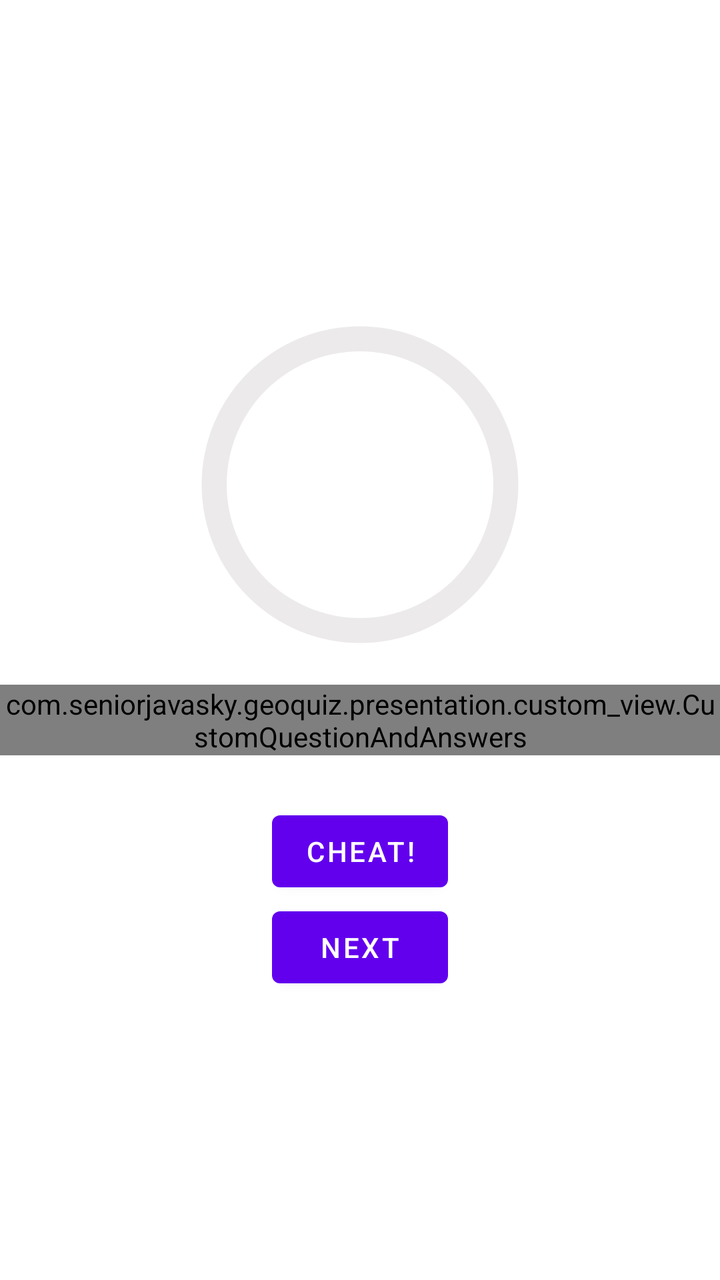
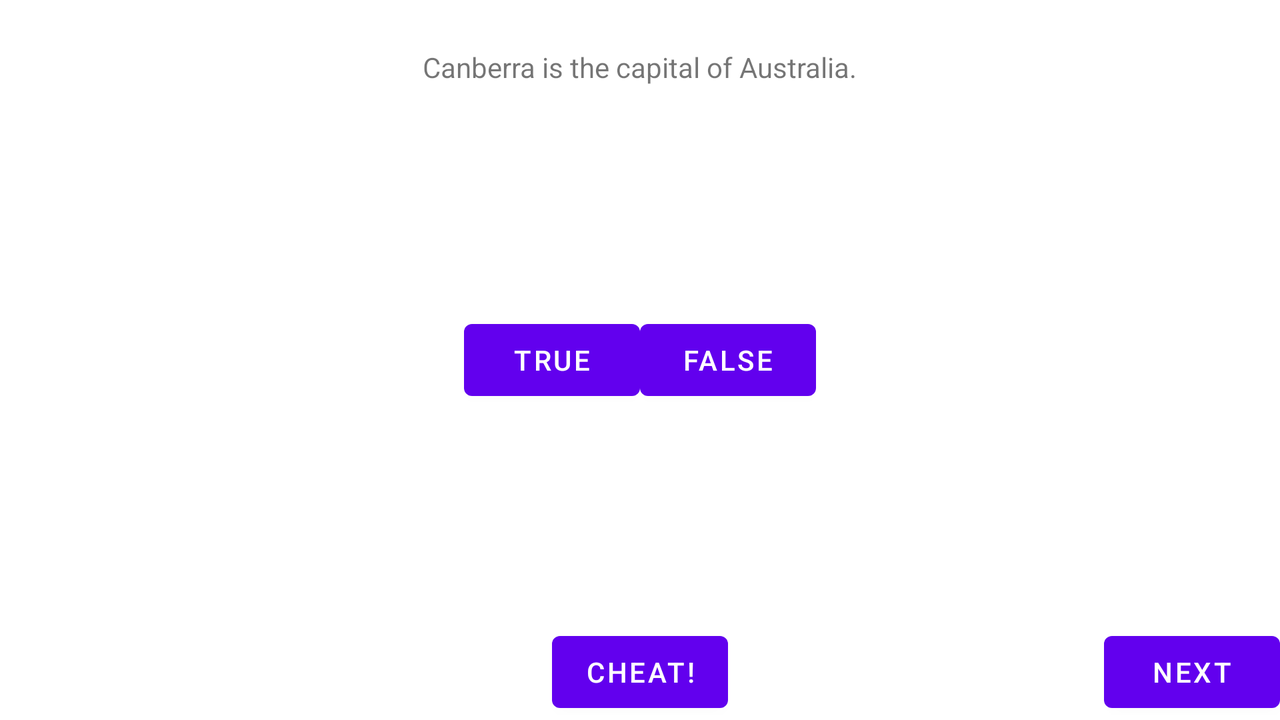

Two renders of one Android screen. The first uses the default layout on a phone; the second uses the alternative layout the repository ships for a different screen configuration, on a matching device. The two XML files are below.
<!-- AndroidManifest.xml: application theme Theme.GeoQuiz -->
<!-- res/layout/activity_main.xml -->
<?xml version="1.0" encoding="utf-8"?>
<LinearLayout
    xmlns:android="http://schemas.android.com/apk/res/android"
    xmlns:app="http://schemas.android.com/apk/res-auto"
    xmlns:tools="http://schemas.android.com/tools"
    android:layout_width="match_parent"
    android:layout_height="match_parent"
    tools:context=".presentation.MainActivity"
    android:gravity="center"
    android:animateLayoutChanges="true"
    android:orientation="vertical">

    <ProgressBar
        android:id="@+id/progressBar"
        android:indeterminateOnly="false"
        android:max="6"
        android:rotation="-90"
        android:progressDrawable="@drawable/circle_progress"
        android:layout_width="200dp"
        android:layout_height="200dp" />

    <com.seniorjavasky.geoquiz.presentation.custom_view.CustomQuestionAndAnswers
        android:id="@+id/custom_questions_and_answers"
        android:layout_width="wrap_content"
        android:layout_height="wrap_content"/>

    <Button
        android:id="@+id/cheat_button"
        android:layout_width="wrap_content"
        android:layout_height="wrap_content"
        android:layout_marginTop="24dp"
        android:text="@string/cheat_button"/>


    <Button
        android:id="@+id/next_button"
        android:layout_width="wrap_content"
        android:layout_height="wrap_content"
        android:text="@string/next_button"
        android:drawableEnd="@drawable/arrow_right"
        android:padding="4dp"
        />



</LinearLayout>
<!-- resources referenced by this layout -->
<resources>
  <!-- drawable circle_progress (drawable) -->
  <?xml version="1.0" encoding="utf-8"?>
  <layer-list
      xmlns:android="http://schemas.android.com/apk/res/android">
      <item>
          <shape
              android:shape="ring"
              android:thicknessRatio="16"
              android:useLevel="false">
              <solid android:color="@color/grey"/>
          </shape>
      </item>
  
      <item>
          <shape
              android:shape="ring"
              android:thicknessRatio="16">
              <solid android:color="@color/teal_700"/>
          </shape>
      </item>
  </layer-list>
  <string name="cheat_button">Cheat!</string>
  <string name="next_button">Next</string>
  <style name="Theme.GeoQuiz" parent="Theme.MaterialComponents.DayNight.DarkActionBar">
          
          <item name="colorPrimary">@color/purple_500</item>
          <item name="colorPrimaryVariant">@color/purple_700</item>
          <item name="colorOnPrimary">@color/white</item>
          
          <item name="colorSecondary">@color/teal_200</item>
          <item name="colorSecondaryVariant">@color/teal_700</item>
          <item name="colorOnSecondary">@color/black</item>
          
          <item name="android:statusBarColor" tools:targetApi="l">?attr/colorPrimaryVariant</item>
          
  
  
  
      </style>
  <color name="grey">#ECEAEA</color>
  <color name="teal_700">#FF018786</color>
  <color name="purple_500">#FF6200EE</color>
  <color name="purple_700">#FF3700B3</color>
  <color name="white">#FFFFFFFF</color>
  <color name="teal_200">#FF03DAC5</color>
  <color name="black">#FF000000</color>
</resources>
<!-- res/layout-land/activity_main.xml (the repository's variant of the layout above) -->
<!-- drawn on the phone turned sideways -->
<?xml version="1.0" encoding="utf-8"?>
<FrameLayout
    xmlns:android="http://schemas.android.com/apk/res/android"
    xmlns:tools="http://schemas.android.com/tools"
    android:layout_width="match_parent"
    android:layout_height="match_parent">

    <TextView
        android:id="@+id/question_text_view"
        android:layout_width="wrap_content"
        android:layout_height="wrap_content"
        android:layout_gravity="center_horizontal"
        android:padding="24dp"
        tools:text="@string/question_australia" />

    <LinearLayout
        android:layout_width="wrap_content"
        android:layout_height="wrap_content"
        android:layout_gravity="center_vertical|center_horizontal">

        <Button
            android:id="@+id/true_button"
            android:layout_width="wrap_content"
            android:layout_height="wrap_content"
            android:text="@string/true_button" />

        <Button
            android:id="@+id/false_button"
            android:layout_width="wrap_content"
            android:layout_height="wrap_content"
            android:text="@string/false_button" />
    </LinearLayout>
    <Button
        android:id="@+id/cheat_button"
        android:layout_width="wrap_content"
        android:layout_height="wrap_content"
        android:layout_gravity="bottom|center_horizontal"
        android:text="@string/cheat_button"/>
    <Button
        android:id="@+id/next_button"
        android:layout_width="wrap_content"
        android:layout_height="wrap_content"
        android:layout_gravity="bottom|right"
        android:text="@string/next_button"
        android:drawableEnd="@drawable/arrow_right"
        android:padding="4dp"
        />
</FrameLayout>
<!-- resources referenced by the variant -->
<!-- as the phone turned sideways resolves them -->
<resources>
  <string name="cheat_button">Cheat!</string>
  <string name="false_button">False</string>
  <string name="next_button">Next</string>
  <string name="question_australia">Canberra is the capital of Australia.</string>
  <string name="true_button">True</string>
  <style name="Theme.GeoQuiz" parent="Theme.MaterialComponents.DayNight.DarkActionBar">
          
          <item name="colorPrimary">@color/purple_500</item>
          <item name="colorPrimaryVariant">@color/purple_700</item>
          <item name="colorOnPrimary">@color/white</item>
          
          <item name="colorSecondary">@color/teal_200</item>
          <item name="colorSecondaryVariant">@color/teal_700</item>
          <item name="colorOnSecondary">@color/black</item>
          
          <item name="android:statusBarColor" tools:targetApi="l">?attr/colorPrimaryVariant</item>
          
  
  
  
      </style>
  <color name="purple_500">#FF6200EE</color>
  <color name="purple_700">#FF3700B3</color>
  <color name="white">#FFFFFFFF</color>
  <color name="teal_200">#FF03DAC5</color>
  <color name="teal_700">#FF018786</color>
  <color name="black">#FF000000</color>
</resources>
